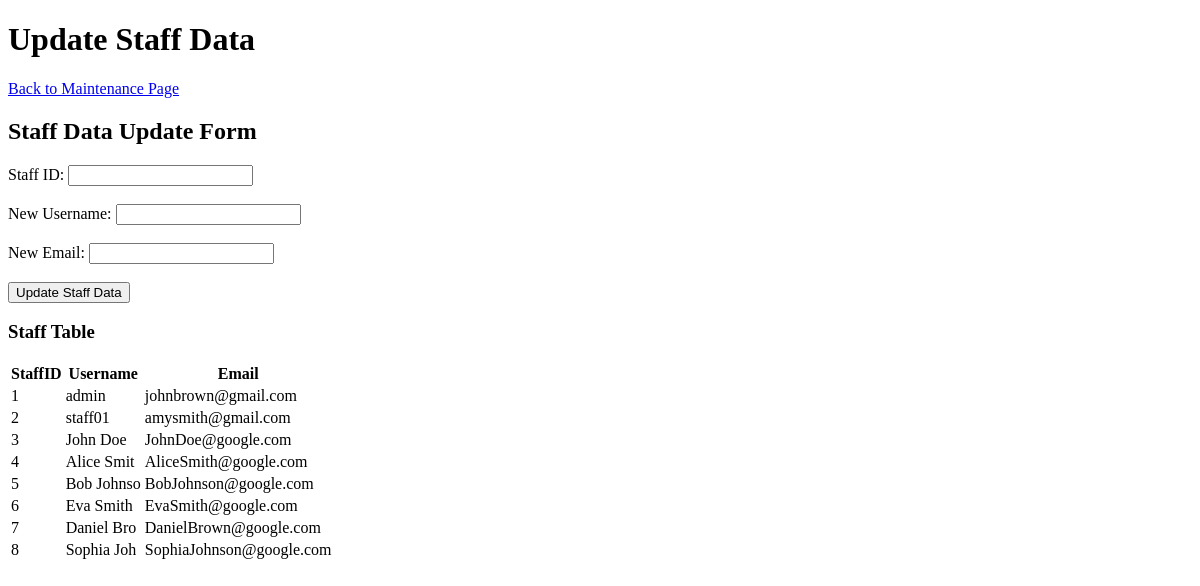
The app's page /Admin/staffdataupdation.php, older data.
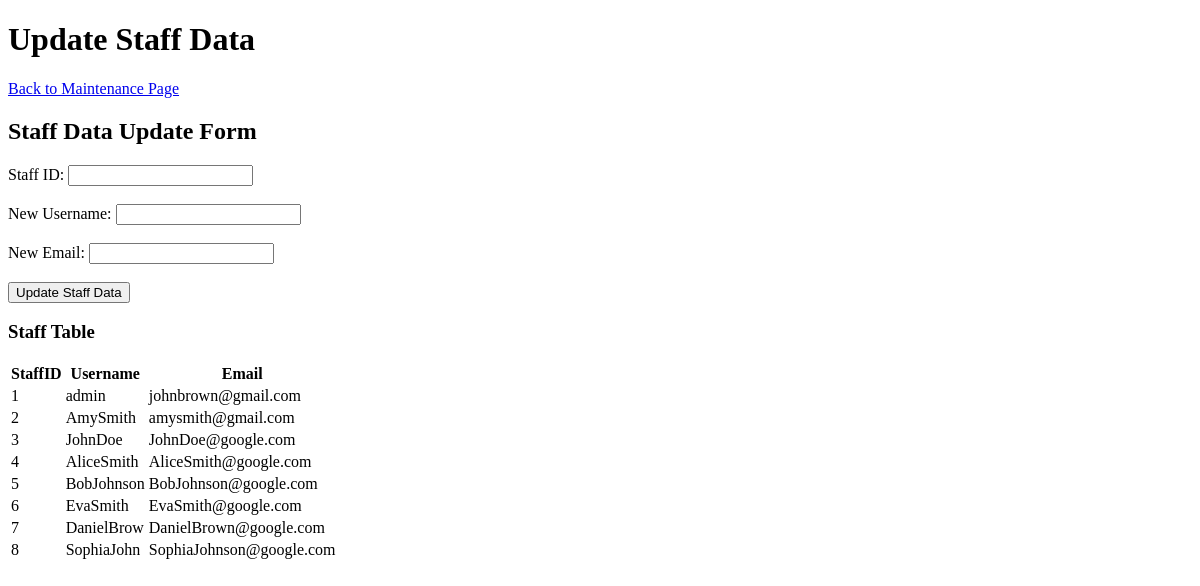
The same page, newer data.
### tables this page shows
CREATE TABLE staff (
	staffid INT AUTO_INCREMENT,
    username varchar(10) UNIQUE,
    name VARCHAR(255) NOT NULL,
    password VARCHAR(10) NOT NULL,
    role VARCHAR(10) NOT NULL,
    contactnumber int NOT NULL,
    email VARCHAR(100),
    PRIMARY KEY(staffid,email)
);

### Admin/staffdataupdation.php (the view, shortened to what this page needs)
<!DOCTYPE html>
<html lang="en">
<head>
</head>
<body>
    <div class="container">
        <h1>Update Staff Data</h1>
        <a href="maintainuserdata.html">Back to Maintenance Page</a>
        <h2>Staff Data Update Form</h2>
        <form method="POST" action="<?php echo $_SERVER['PHP_SELF']; ?>">
            <label for="staffid">Staff ID:</label>
            <input type="number" name="staffid" required><br><br>
            <label for="newusername">New Username:</label>
            <input type="text" name="newusername" required><br><br>
            <label for="newemail">New Email:</label>
            <input type="email" name="newemail" required><br><br>
            <input type="submit" value="Update Staff Data">
        </form>
        <?php
        require_once("../settings.php");
        $conn = new mysqli($servername, $username, $password, $dbname);
        function displayStaffTable($conn)
        {
            $staffdata = "SELECT * FROM staff";
            $result = $conn->query($staffdata);
            if ($result->num_rows > 0) {
                echo "<h3>Staff Table</h3>";
                echo "<table>";
                echo "<tr><th>StaffID</th><th>Username</th><th>Email</th></tr>";
                while ($row = $result->fetch_assoc()) {
                    echo "<tr>";
                    echo "<td>" . $row["staffid"] . "</td>";
                    echo "<td>" . $row["username"] . "</td>";
                    echo "<td>" . $row["email"] . "</td>";
                    echo "</tr>";
                }
                echo "</table>";
            }
            else
            {
                echo "No staff data available.";
            }
        }
        displayStaffTable($conn);
        ?>
    </div>
</body>
</html>

Row changes from the older to the newer data that the page shows:
changed staff "amysmith@gmail.com": username "staff01" → "AmySmith"
changed staff "JohnDoe@google.com": username "John Doe" → "JohnDoe"
changed staff "AliceSmith@google.com": username "Alice Smit" → "AliceSmith"
changed staff "BobJohnson@google.com": username "Bob Johnso" → "BobJohnson"
changed staff "EvaSmith@google.com": username "Eva Smith" → "EvaSmith"
changed staff "DanielBrown@google.com": username "Daniel Bro" → "DanielBrow"
changed staff "SophiaJohnson@google.com": username "Sophia Joh" → "SophiaJohn"
